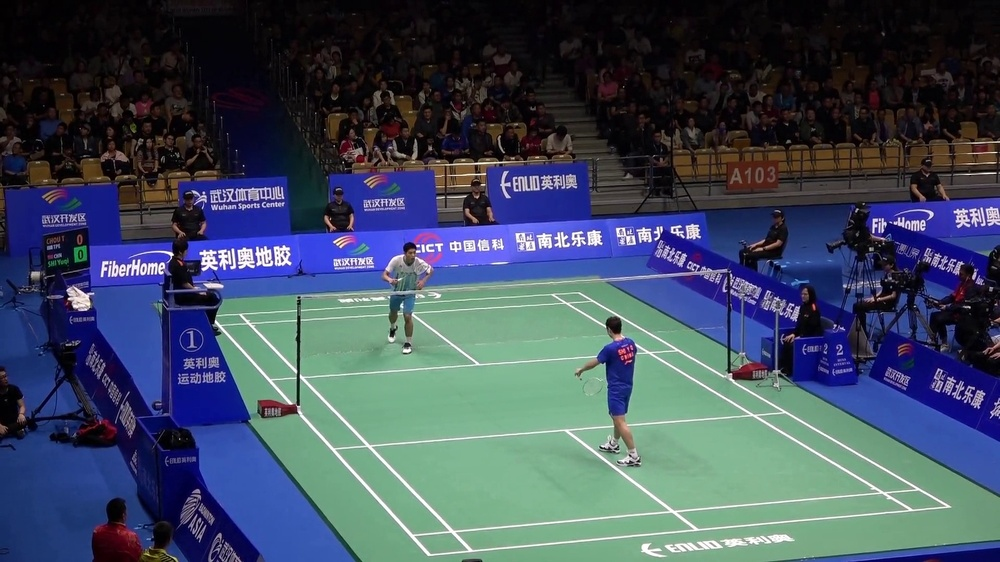
#> input picture preprocessing/Code/court-detection/original_chou.jpg, 1000 x 562 px, shrunk from 1920 x 1080 before the run
$ python CourtDetect.py   (older library calls are emulated)
#> lines starting #> are read from the running program, lines starting #| are printed output that depends on the picture; after the words box and inside, x2 and y2 are one past the last pixel; in counts of white or black regions, pixels touching at a corner belong together
import cv2
import numpy as np
from operator import itemgetter
import itertools
np.set_printoptions(precision=5, suppress=True)

def readImage(filename):
#> called with filename = './original_chou.jpg'
    img = cv2.imread(filename)
#> img is the input picture: shape (562, 1000, 3); mean B, G, R 93.8, 76, 63.1
    print("img size = {}".format(np.shape(img)))
#| img size = (562, 1000, 3)
    #detect all white pixels
    img_gray = cv2.cvtColor(img, cv2.COLOR_RGB2GRAY)
    ret, img_thresh = cv2.threshold(img_gray, 220, 255, cv2.THRESH_BINARY)

    return img, img_thresh, img_gray

#### USING GRAY #####
#eliminate phase 1
def detectWhitepixel(img_thresh):
    taw = 8
    sigma_l = 220
    sigma_d = 15
    global max_row, max_col
    max_row = np.shape(img_thresh)[0]             #1080, y
    max_col = np.shape(img_thresh)[1]             #1920, x
    img_candidate = img_thresh.copy()

    for row in range(max_row):
        for col in range(max_col):
            candidate_flag = 1
            for taw_idx in range(1,taw+1):
                if row - taw_idx < 0 or row + taw_idx >= max_row or col - taw_idx < 0 or col + taw_idx >= max_col:
                    pass
                else:
                    if img_thresh[row][col] >= sigma_l and img_thresh[row][col] - img_thresh[row - taw_idx][col] > sigma_d and img_thresh[row][col] - img_thresh[row + taw_idx][col] > sigma_d:
                        candidate_flag = 1
                    elif img_thresh[row][col] >= sigma_l and img_thresh[row][col] - img_thresh[row][col - taw_idx] > sigma_d and img_thresh[row][col] - img_thresh[row][col + taw_idx] > sigma_d:
                        candidate_flag = 1
                    else:
                        candidate_flag = 0

            if candidate_flag == 0:
                img_candidate[row][col] = 0
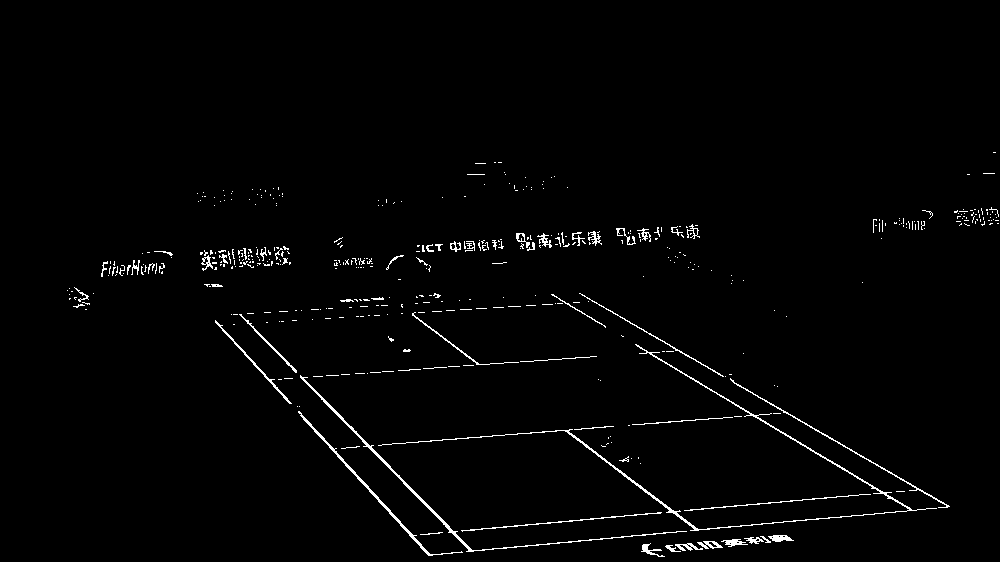
#> img_candidate: shape (562, 1000); 1.6% white in thin lines or dots, all inside (x1, y1, x2, y2) = (67, 152, 999, 557)

    return img_candidate

    # # eliminate phase 2 (not used yet)
    # # 1,0 : x direction gradient
    # sobelx = cv2.Sobel(img,cv2.CV_64F,1,0,ksize=5)
    # # 0,1 : y direction gradient
    # sobely = cv2.Sobel(img,cv2.CV_64F,0,1,ksize=5)

# Court line candidate dectector
def detectCourtline(img_candidate):
    #cv_pi/180
    lines = cv2.HoughLines(img_candidate,1,np.pi/180,200)
#> lines = [[-36, 2.09], [-32, 2.11], [568, 1.48], [45, 2.37], [54, 2.36], [397, 1.5], [3, 2.22], [588, 1.48], [54, 2.41], [63, 2.39]]
    print(np.shape(lines))
#| (10, 1, 2)

    # Classify horizon and vertical (pi/2-theta < 25 => horizontal)
    horizontal_line = []
    vertical_line = []
    angle_threshold = 25
    print("threshold = {}".format(angle_threshold/180*np.pi))

    for i in range(np.shape(lines)[0]):
        if float(abs(np.pi/2-lines[i][0][1])) <= float(angle_threshold/180*np.pi) :
            horizontal_line.append([lines[i][0][0],lines[i][0][1]])
        else:
            vertical_line.append([lines[i][0][0],lines[i][0][1]])
#> after the loop, horizontal_line = [[568, 1.48], [397, 1.5], [588, 1.48]]; vertical_line = [[-36, 2.09], [-32, 2.11], [45, 2.37], [54, 2.36], [3, 2.22], [54, 2.41], [63, 2.39]]

    # convert rho theta to slope and bias. Sort horizontal and vertical lines
    horizontal_rho2line =[]
    vertical_rho2line =[]
    given_y = max_row/2
    given_x = max_col/2

    for line in horizontal_line:
        rho = line[0]
        theta = line[1]
        a = np.cos(theta)
        b = np.sin(theta)
        x0 = a*rho
        y0 = b*rho
        x1 = int(x0 + 1e4*(-b))
        y1 = int(y0 + 1e4*(a))
        x2 = int(x0 - 1e4*(-b))
        y2 = int(y0 - 1e4*(a))

        if x1 == x2:
            m = 1e9
        else:
            m = (y2 - y1) / (x2 - x1)
        b = y1 - m * x1
        distance_y = m * given_x + b
        horizontal_rho2line.append([m,b,distance_y])
#> this loop made 3 passes
#> (rho, theta, a, x0, y0, x1, y1) on passes 1 to 3: (568, 1.48, 0.0872, 49.5, 565.8, -9912, 1437), (397, 1.5, 0.0698, 27.69, 396, -9947, 1093), (588, 1.48, 0.0872, 51.25, 585.8, -9910, 1457)
#> after the loop, horizontal_rho2line = [[-0.0874, 570.3, 526.6], [-0.0699, 398, 363], [-0.0874, 590.5, 546.8]]

    horizontal_line_sorted = sorted(horizontal_rho2line,key=itemgetter(2))
#> horizontal_line_sorted = [[-0.0699, 398, 363], [-0.0874, 570.3, 526.6], [-0.0874, 590.5, 546.8]]

    for line in vertical_line:
        rho = line[0]
        theta = line[1]
        a = np.cos(theta)
        b = np.sin(theta)
        x0 = a*rho
        y0 = b*rho
        x1 = int(x0 + 1e4*(-b))
        y1 = int(y0 + 1e4*(a))
        x2 = int(x0 - 1e4*(-b))
        y2 = int(y0 - 1e4*(a))

        if x1 == x2:
            m = 1e9
        else:
            m = (y2 - y1) / (x2 - x1)
        b = y1 - m * x1
        distance_x = (given_y - b) / m

        vertical_rho2line.append([m,b,distance_x])
#> this loop made 7 passes
#> (rho, theta, a, x0, y0, x1, y1) on passes 1 to 4: (-36, 2.09, -0.5, 18, -31.18, -8642, -5031), (-32, 2.11, -0.515, 16.48, -27.43, -8555, -5177), (45, 2.37, -0.719, -32.37, 31.26, -6978, -7162), (54, 2.36, -0.707, -38.18, 38.18, -7109, -7032)
#> after the loop, vertical_rho2line = [[0.577, -41.89, 559.3], [0.601, -37.41, 530], [1.04, 64.14, 209.4], [1, 77, 204], [0.754, 4.01, 367.6], [1.11, 80.42, 180.6], [1.07, 92.87, 175.4]]

    vertical_line_sorted = sorted(vertical_rho2line,key=itemgetter(2))
#> vertical_line_sorted = [[1.07, 92.87, 175.4], [1.11, 80.42, 180.6], [1, 77, 204], [1.04, 64.14, 209.4], [0.754, 4.01, 367.6], [0.601, -37.41, 530], [0.577, -41.89, 559.3]]

    print("sorted horizontal line = {}".format(np.shape(horizontal_line_sorted)))
#| sorted horizontal line = (3, 3)
    print("sorted vertical line = {}".format(np.shape(vertical_line_sorted)))
#| sorted vertical line = (7, 3)

    # Line parameter refinement
    eliminate_flag = [0 for _ in range(len(horizontal_line_sorted))]
#> eliminate_flag = [0, 0, 0]
    distance_threshold = 10
    for line_first in range(len(horizontal_line_sorted)):
        if eliminate_flag[line_first] == 1:
            continue
        for line_second in range(line_first+1, len(horizontal_line_sorted)):
            if eliminate_flag[line_second] == 1:
                continue
            if horizontal_line_sorted[line_second][2] - horizontal_line_sorted[line_first][2] <= distance_threshold:
                eliminate_flag[line_second] = 1
#> this loop made 3 passes

    horizontal_line_eliminate = []
    for eliminate_idx in range(len(eliminate_flag)):
        if eliminate_flag[eliminate_idx] == 0:
            horizontal_line_eliminate.append(horizontal_line_sorted[eliminate_idx])
#> after the loop, horizontal_line_eliminate has the same summary as horizontal_line_sorted

    eliminate_flag = [0 for _ in range(len(vertical_line_sorted))]
#> eliminate_flag = [0, 0, 0, 0, 0, 0, 0]
    for line_first in range(len(vertical_line_sorted)):
        if eliminate_flag[line_first] == 1:
            continue
        for line_second in range(line_first+1, len(vertical_line_sorted)):
            if eliminate_flag[line_second] == 1:
                continue
            if vertical_line_sorted[line_second][2] - vertical_line_sorted[line_first][2] <= distance_threshold:
                eliminate_flag[line_second] = 1
#> this loop made 7 passes
#> after the loop, eliminate_flag = [0, 1, 0, 1, 0, 0, 0]

    vertical_line_eliminate = []
    for eliminate_idx in range(len(eliminate_flag)):
        if eliminate_flag[eliminate_idx] == 0:
            vertical_line_eliminate.append(vertical_line_sorted[eliminate_idx])
#> after the loop, vertical_line_eliminate = [[1.07, 92.87, 175.4], [1, 77, 204], [0.754, 4.01, 367.6], [0.601, -37.41, 530], [0.577, -41.89, 559.3]]

    print("eliminate horizontal line = {}".format(np.shape(horizontal_line_eliminate)))
#| eliminate horizontal line = (3, 3)
    print("eliminate vertical line = {}".format(np.shape(vertical_line_eliminate)))
#| eliminate vertical line = (5, 3)

    return horizontal_line_sorted, vertical_line_sorted, horizontal_line_eliminate, vertical_line_eliminate

def computeScore(model_project, img_candidate):
    score = 0
    check_threshold = 2

    for project_coordinate in model_project[0]:
        flag = 0
        project_x = int(round(project_coordinate[0]))
        project_y = int(round(project_coordinate[1]))

        if project_x < 0 or project_x >= max_col or project_y < 0 or project_y >= max_row:
            score -= 0
            continue
        for threshold_row in range(-check_threshold, check_threshold+1):
            for threshold_col in range(-check_threshold, check_threshold+1):
                if project_x + threshold_col < 0 or project_x + threshold_col >= max_col or project_y + threshold_row < 0 or project_y + threshold_row >= max_row:
                    continue
                if img_candidate[project_y + threshold_row][project_x + threshold_col] == 255:
                    flag = 1
        if flag == 1:
            score += 1
        else:
            score -= 0.5
    return score

# [36 lines left out: functions computeScore_debug, rejectTest, not called in this run]

def compressTest(M):
    x = ((M[0][0][0] - M[0][24][0]) ** 2 + (M[0][0][1] - M[0][24][1]) **2 ) ** 0.5
    y = ((M[0][0][0] - M[0][5][0]) ** 2 + (M[0][0][1] - M[0][5][1]) ** 2) ** 0.5
    if x * y * 8 > max_row * max_col  :
        return False
    else:
        return True
    #  and y / x > 13.4 / 6.1 - 0.25 and y / x < 13.4 / 6.1

def calculatehomographycandidate(horizontal_line_eliminate, vertical_line_eliminate, model_court_horizontal, model_court_vertical, court_all_points, img_candidate):
    model_court_combination = []
    for horizontal_idx in itertools.combinations(model_court_horizontal,2):
        for vertical_idx in itertools.combinations(model_court_vertical,2):
            model_court_combination.append([horizontal_idx, vertical_idx])

    # print(np.shape(model_court_combination))
    # print(model_court_combination)
    best_score = -1000
    # best_beta = -1000
    best_homography = []
    best_court_model = []
    best_h1 = []
    best_h2 = []
    best_v1 = []
    best_v2 = []
    for horizontal_idx in itertools.combinations(horizontal_line_eliminate,2):
        for vertical_idx in itertools.combinations(vertical_line_eliminate,2):
            h1 = horizontal_idx[0]
            h2 = horizontal_idx[1]
            v1 = vertical_idx[0]
            v2 = vertical_idx[1]
            candidate_point1 = np.linalg.solve([[h2[0],-1], [v2[0],-1]], [-h2[1], -v2[1]])
            candidate_point2 = np.linalg.solve([[h1[0],-1], [v2[0],-1]], [-h1[1], -v2[1]])
            candidate_point3 = np.linalg.solve([[h2[0],-1], [v1[0],-1]], [-h2[1], -v1[1]])
            candidate_point4 = np.linalg.solve([[h1[0],-1], [v1[0],-1]], [-h1[1], -v1[1]])
            candidate_bunch = np.array([candidate_point1, candidate_point2, candidate_point3, candidate_point4], dtype="float32")

            for model_detail in model_court_combination:
                # print("model detail = {}".format(model_detail))
                court_point1 = [model_detail[0][0], model_detail[1][0]]
                court_point2 = [model_detail[0][0], model_detail[1][1]]
                court_point3 = [model_detail[0][1], model_detail[1][0]]
                court_point4 = [model_detail[0][1], model_detail[1][1]]
                court_bunch = np.array([court_point1, court_point2, court_point3, court_point4], dtype="float32")

                homography = cv2.getPerspectiveTransform(court_bunch, candidate_bunch)
                # reject_flag, beta_score = rejectTest(homography)
                # if reject_flag == False:
                #     continue

                model_project = cv2.perspectiveTransform(court_all_points, homography)
                compress_flag = compressTest(model_project)
                if compress_flag == True:
                    continue

                score = computeScore(model_project, img_candidate)

                #calculate score
                if score > best_score:
                    best_score = score
                    # best_beta = beta_score
                    best_homography = homography.copy()
                    best_h1 = h1.copy()
                    best_h2 = h2.copy()
                    best_v1 = v1.copy()
                    best_v2 = v2.copy()
                    best_court_model = court_bunch.copy()
                    # print("best beta = {}".format(best_beta))

    return best_homography, [best_h1, best_h2, best_v1, best_v2], best_court_model

#output result
def outputImage(img, img_thresh, horizontal_line_sorted, vertical_line_sorted, horizontal_line_eliminate, vertical_line_eliminate, court_all_points, best_homography, best_line, best_court_model):
    img_output = img.copy()
    img_output[img_thresh == 255] = [0,255,255]
    cv2.imwrite('white_pixel_detection_all.jpg', img_output)

    img_output = img.copy()
    img_output[img_candidate == 255] = [0,255,255]
    cv2.imwrite('white_pixel_detection_phase1.jpg', img_output)

    img_output = img.copy()
    for line in horizontal_line_sorted:
        m = line[0]
        b = line[1]

        x1 = int(1e4)
        y1 = int(m * x1 + b)
        x2 = int(-1e4)
        y2 = int(m * x2 + b)
        cv2.line(img_output,(x1,y1),(x2,y2),(0,0,255),2)

    for line in vertical_line_sorted:
        m = line[0]
        b = line[1]

        x1 = int(1e4)
        y1 = int(m * x1 + b)
        x2 = int(-1e4)
        y2 = int(m * x2 + b)
        cv2.line(img_output,(x1,y1),(x2,y2),(0,255,255),2)
    cv2.imwrite('court_line_detection_phase1.jpg', img_output)

    img_output = img.copy()
    for line in horizontal_line_eliminate:
        m = line[0]
        b = line[1]

        x1 = int(1e4)
        y1 = int(m * x1 + b)
        x2 = int(-1e4)
        y2 = int(m * x2 + b)
        cv2.line(img_output,(x1,y1),(x2,y2),(0,0,255),2)

    for line in vertical_line_eliminate:
        m = line[0]
        b = line[1]

        x1 = int(1e4)
        y1 = int(m * x1 + b)
        x2 = int(-1e4)
        y2 = int(m * x2 + b)
        cv2.line(img_output,(x1,y1),(x2,y2),(0,255,255),2)
    cv2.imwrite('court_line_detection_phase2.jpg', img_output)

    img_output = img.copy()
    # print("best homography = {}".format(best_homography))
    # print("model original point = {}".format(court_all_points))

    for line in best_line:
        m = line[0]
        b = line[1]

        x1 = int(1e4)
        y1 = int(m * x1 + b)
        x2 = int(-1e4)
        y2 = int(m * x2 + b)
        cv2.line(img_output,(x1,y1),(x2,y2),(0,0,255),2)

    model_project = cv2.perspectiveTransform(court_all_points, best_homography)
    for project_point in model_project[0]:
        cv2.circle(img_output, tuple(project_point), 5, (255,0,0), 5)

    for best_court_point in best_court_model:
        print(tuple(best_court_point))
    cv2.imwrite('court_detection_result.jpg', img_output)

if __name__ == '__main__':
    model_court_horizontal = [0, 0.5, 3.05, 5.6, 6.1]
    model_court_vertical = [0, 0.76, 4.68, 8.68, 12.64, 13.40]
    court_all_points = [_ for _ in itertools.product(model_court_horizontal, model_court_vertical)]
    court_all_points = np.array([court_all_points], dtype="float32")

    filename = './original_chou.jpg'
    img, img_thresh, img_gray = readImage(filename)
    img_candidate = detectWhitepixel(img_thresh)
    horizontal_line_sorted, vertical_line_sorted, horizontal_line_eliminate, vertical_line_eliminate = detectCourtline(img_candidate)
#> horizontal_line_eliminate has the same summary as horizontal_line_sorted in detectCourtline
    best_homography, best_line, best_court_model = calculatehomographycandidate(horizontal_line_eliminate, vertical_line_eliminate, model_court_horizontal, model_court_vertical, court_all_points, img_candidate)
#> the loop in calculatehomographycandidate, `for horizontal_idx in itertools.combinations(horizontal_line_eliminate..` made 3 passes
#> horizontal_idx on passes 2 to 3: ([-0.0699, 398, 363], [-0.0874, 590.5, 546.8]), ([-0.0874, 570.3, 526.6], [-0.0874, 590.5, 546.8])
    outputImage(img, img_thresh, horizontal_line_sorted, vertical_line_sorted, horizontal_line_eliminate, vertical_line_eliminate, court_all_points, best_homography, best_line, best_court_model)
#> the loop in outputImage, `for line in horizontal_line_sorted:` made 3 passes
#> the loop in outputImage, `for line in vertical_line_sorted:` made 7 passes
#> after the loop in outputImage, `for line in vertical_line_sorted:`:
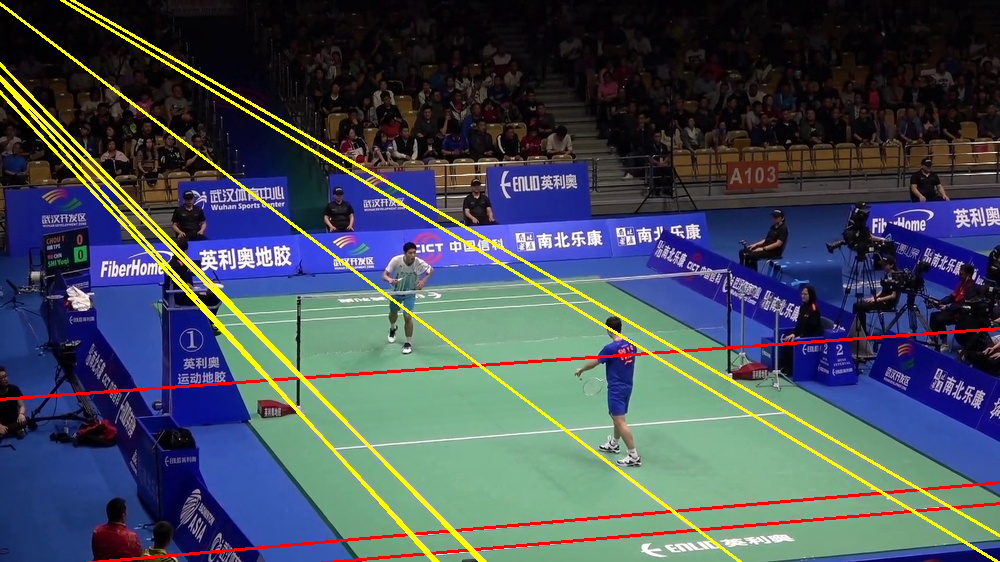
#> img_output: shape (562, 1000, 3); mean B, G, R 88, 78.3, 69.2
#> the loop in outputImage, `for line in horizontal_line_eliminate:` made 3 passes
#> the loop in outputImage, `for line in vertical_line_eliminate:` made 5 passes
#> after the loop in outputImage, `for line in vertical_line_eliminate:`:
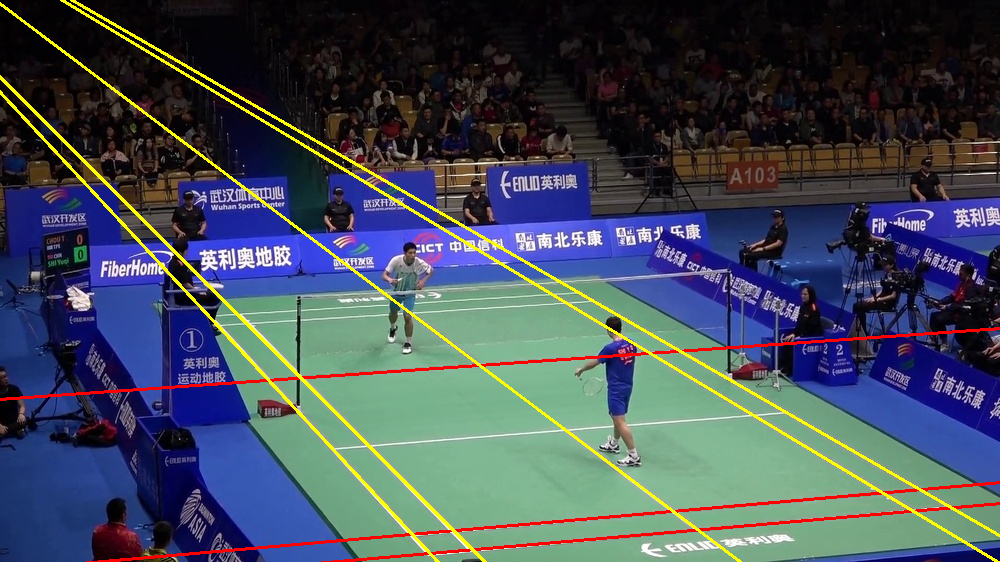
#> img_output: shape (562, 1000, 3); mean B, G, R 88.5, 77.3, 68.3
#> the loop in outputImage, `for line in best_line:` made 4 passes
#> after the loop in outputImage, `for line in best_line:`:
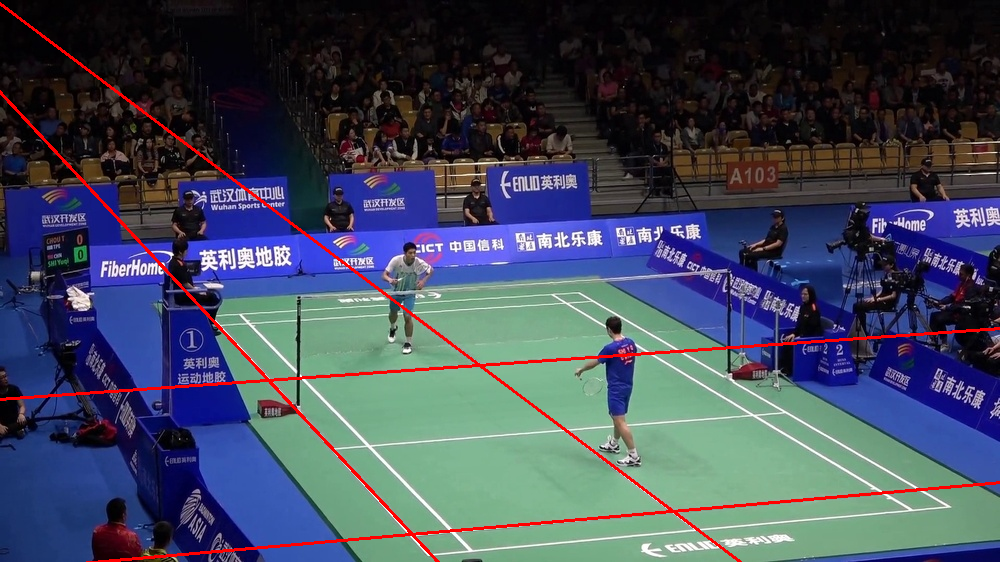
#> img_output: shape (562, 1000, 3); 1.86% of pixels changed, all inside (x1, y1, x2, y2) = (0, 2, 1000, 562)
#> the loop in outputImage, `for project_point in model_project[0]:` made 30 passes
#> project_point on passes 1 to 4: [921, 489.8], [903.2, 479.5], [819.2, 430.7], [744.9, 387.7]
#> after the loop in outputImage, `for project_point in model_project[0]:`:
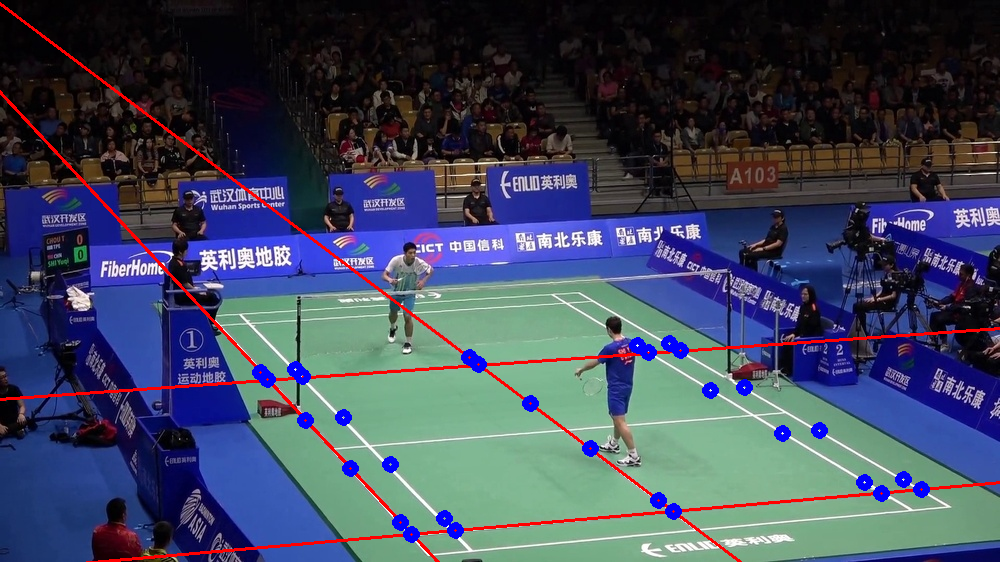
#> img_output: shape (562, 1000, 3); 1.06% of pixels changed, all inside (x1, y1, x2, y2) = (252, 335, 930, 543)
#> the loop in outputImage, `for best_court_point in best_court_model:` made 4 passes
#> best_court_point on passes 1 to 4: [3.05, 0], [3.05, 12.64], [6.1, 0], [6.1, 12.64]
#> (printed output is left out)
